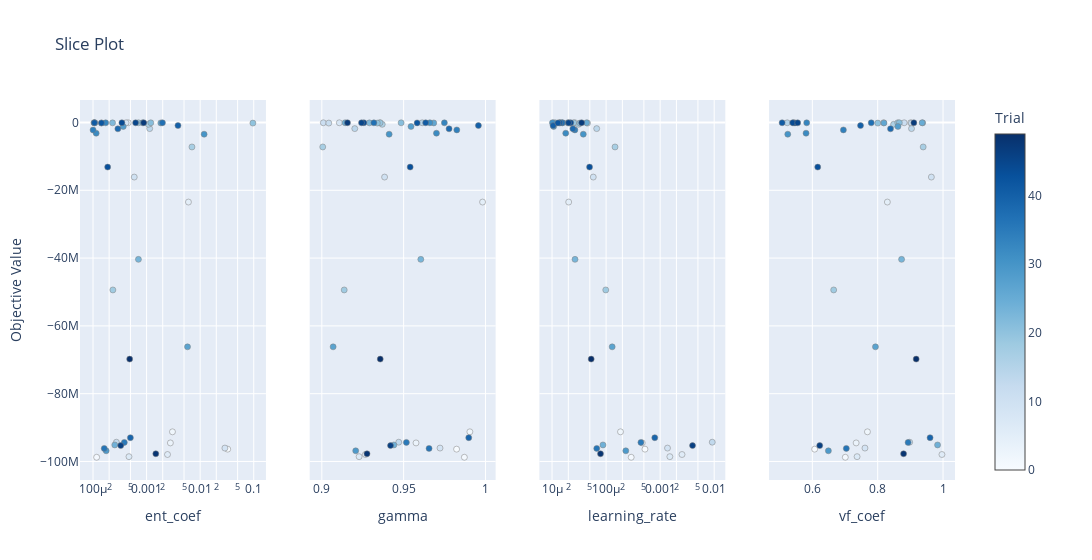

The notebook cell this image was saved under:
### Markdown cell above
**Slice Plot**

This plot visualizes the objective value across the range of each hyperparameter, helping understand how each parameter influences the outcome.

### Code cell
from optuna.visualization import plot_slice

fig = plot_slice(study)
fig.show()
